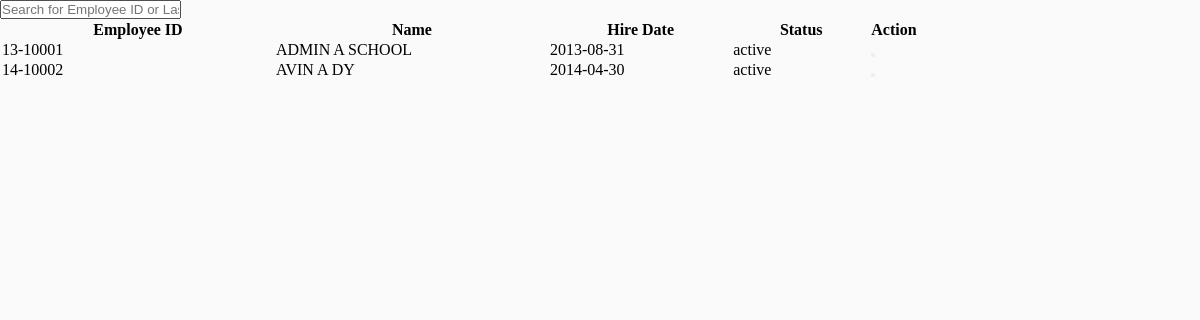
The app's page /methods/admin-admin-lists.php with its own data.
### tables this page shows
CREATE TABLE `employees` (
  `id` int(11) NOT NULL,
  `emp_id` varchar(8) DEFAULT NULL,
  `lname` varchar(11) DEFAULT NULL,
  `fname` varchar(13) DEFAULT NULL,
  `mi` varchar(2) DEFAULT NULL,
  `bdate` date NOT NULL,
  `gender` varchar(7) NOT NULL,
  `email` char(30) NOT NULL,
  `contact` varchar(13) NOT NULL,
  `hire_date` date NOT NULL,
  `hire_year` varchar(5) NOT NULL,
  `role` varchar(25) NOT NULL,
  `status` varchar(15) NOT NULL
);

### methods/admin-admin-lists.php (the view, shortened to what this page needs)
<?php
require('../app/config/connect.php');
$role = "admin";
$sql = "SELECT * FROM employees WHERE role=?";
$query = $conn->prepare($sql);
$query->execute(array($role));
?>
<!DOCTYPE html>
<html lang="en">
<head>
</head>
<body>
    <div id="test-list">
    <input class="w3-input w3-border w3-padding" type="text" placeholder="Search for Employee ID or Last Name" id="myInput3" onkeyup="showAdmin()">
        <table class="w3-table-all w3-margin-top list" id="myTable3">
            <tr>
            <th style="width:30%;">Employee ID</th>
            <th style="width:30%;">Name</th>
            <th style="width:20%;">Hire Date</th>
            <th style="width:15%;">Status</th>
            <th style="width:5%;">Action</th>
            </tr>
        <?php
            while($row = $query->fetch(PDO::FETCH_ASSOC)){
        ?>
            <tr class="name">
            <td><?php echo $row['emp_id']; ?></td>
            <td><?php echo strtoupper($row['fname'])." ".strtoupper($row['mi'])." ".strtoupper($row['lname']); ?></td>
            <td><?php echo $row['hire_date']; ?></td>
            <td><?php echo $row['status']; ?></td>
            <td>
                <form method="get" action="employee_view.php">
                    <button type="submit" class="w3-button"><i class="fa fa-eye"></i></button>
                </form>
            </td>
            </tr>
        <?php } ?>
        </table>
    </div>
</body>
</html>

### methods/admin-admin-lists.php (style rules this page uses)
* { margin: 0; padding: 0; }
body { background-color: #fafafa; }

### records on screen
employees: emp "13-10001", fname "ADMIN", mi "A", lname "SCHOOL", hire_date "2013-08-31", status "active"
employees: emp "14-10002", fname "AVIN", mi "A", lname "DY", hire_date "2014-04-30", status "active"
